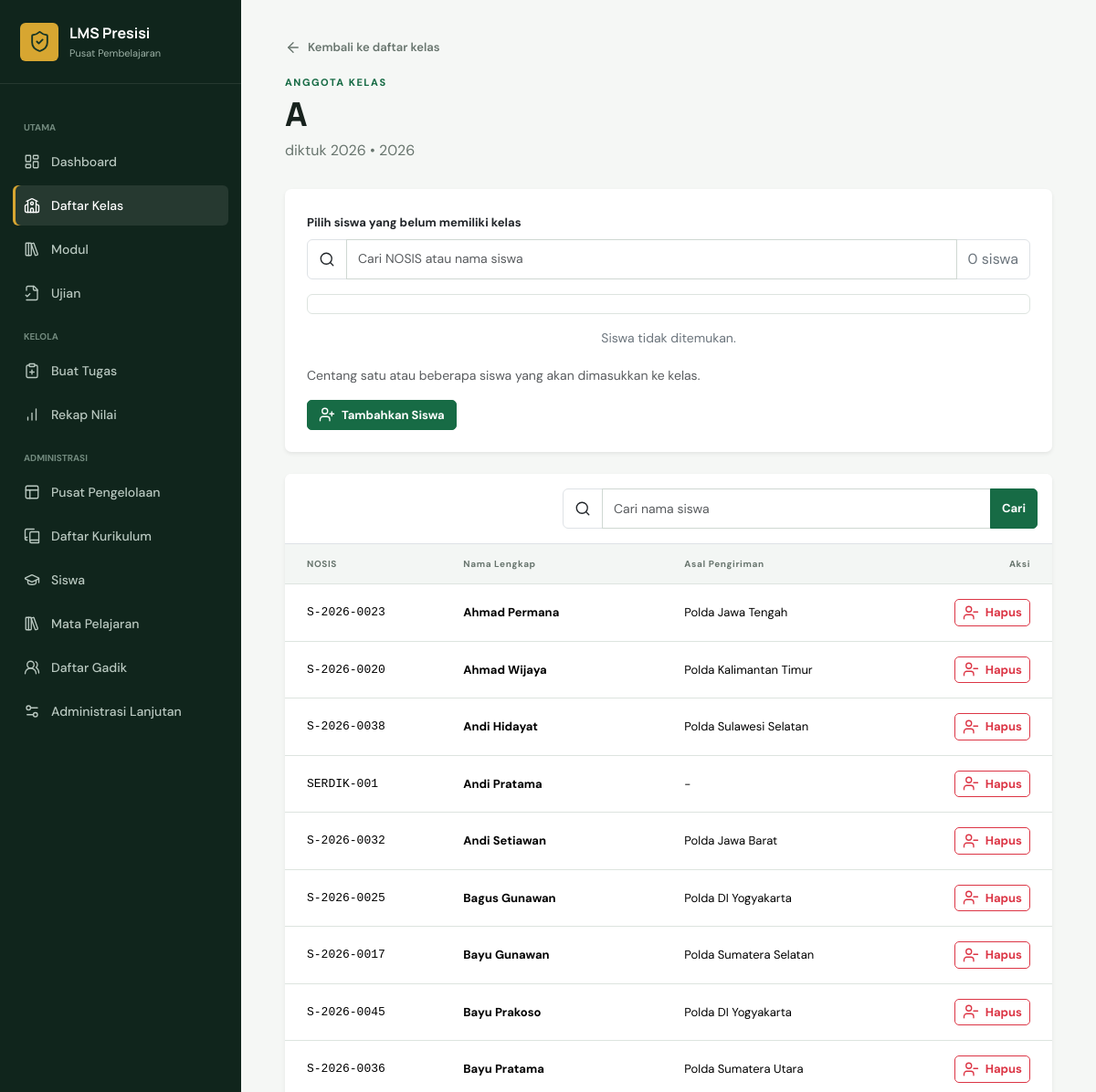
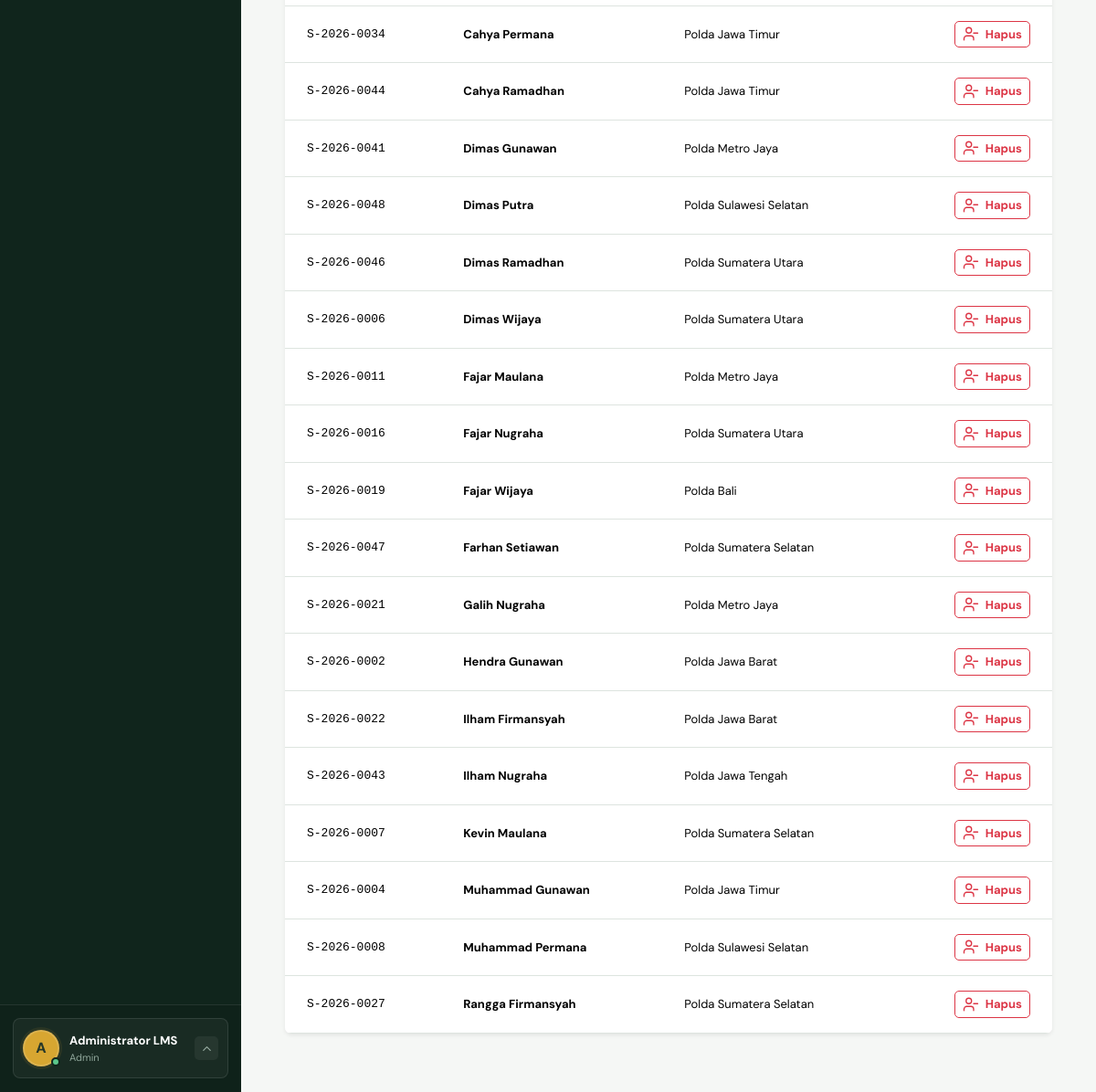
The app's page /pengelolaan/kelas/1/siswa/ (signed in) with its own data (2 pictures, top to bottom).
### lms/models.py (models this page shows, shortened)
class CustomUser(AbstractUser):
    class Role(models.TextChoices):
        ADMIN = "ADMIN", "Admin"
        GADIK = "GADIK", "Gadik"
        SERDIK = "SERDIK", "Serdik"
    nama_lengkap = models.CharField(max_length=255, blank=True)
    nip_nrp = models.CharField(max_length=30, unique=True, null=True, blank=True)
    tempat_lahir = models.CharField(max_length=100, blank=True)
    tanggal_lahir = models.DateField(null=True, blank=True)
    asal_pengiriman = models.CharField(max_length=150, blank=True)
    alamat = models.TextField(blank=True)
    role = models.CharField(max_length=10, choices=Role.choices, default=Role.SERDIK)
    @property
    def display_name(self):
        return self.nama_lengkap or self.get_full_name() or self.username

class Kelas(models.Model):
    nama_kelas = models.CharField(max_length=50)
    kurikulum = models.ForeignKey(Kurikulum, on_delete=models.PROTECT, related_name="kelas")
    gadik_pembina = models.ForeignKey(
        CustomUser,
        on_delete=models.SET_NULL,
        null=True,
        blank=True,
        limit_choices_to={"role": CustomUser.Role.GADIK},
        related_name="kelas_binaan",
    )
    class Meta:
        ordering = ["nama_kelas"]
        verbose_name_plural = "Kelas"

class Kurikulum(models.Model):
    nama_kurikulum = models.CharField(max_length=150)
    tahun_ajaran = models.CharField(max_length=10)
    is_active = models.BooleanField(default=True)
    class Meta:
        ordering = ["-is_active", "-tahun_ajaran", "nama_kurikulum"]
        verbose_name_plural = "Kurikulum"

class AnggotaKelas(models.Model):
    kelas = models.ForeignKey(Kelas, on_delete=models.CASCADE, related_name="anggota")
    serdik = models.ForeignKey(
        CustomUser,
        on_delete=models.CASCADE,
        limit_choices_to={"role": CustomUser.Role.SERDIK},
        related_name="keanggotaan_kelas",
    )
    class Meta:
        constraints = [models.UniqueConstraint(fields=["serdik"], name="unik_kelas_per_serdik")]
        verbose_name_plural = "Anggota kelas"

### lms/views.py (the view)
# urls.py: path("pengelolaan/kelas/<int:pk>/siswa/", views.kelola_anggota_kelas, name="kelola_anggota_kelas"),
@role_required(CustomUser.Role.ADMIN)
@transaction.atomic
def kelola_anggota_kelas(request, pk):
    kelas = get_object_or_404(Kelas.objects.select_related("kurikulum"), pk=pk)
    form = TambahAnggotaKelasForm(request.POST or None)
    if request.method == "POST" and form.is_valid():
        AnggotaKelas.objects.bulk_create(
            [AnggotaKelas(kelas=kelas, serdik=siswa) for siswa in form.cleaned_data["siswa"]]
        )
        messages.success(request, f"{len(form.cleaned_data['siswa'])} siswa berhasil dimasukkan ke kelas.")
        return redirect("kelola_anggota_kelas", pk=kelas.pk)
    pencarian = request.GET.get("q", "").strip()
    anggota = kelas.anggota.select_related("serdik").order_by("serdik__nama_lengkap", "serdik__nip_nrp")
    if pencarian:
        anggota = anggota.filter(serdik__nama_lengkap__icontains=pencarian)
    return render(
        request,
        "lms/kelola_anggota_kelas.html",
        {"kelas": kelas, "form": form, "anggota": anggota, "pencarian": pencarian},
    )

### lms/forms.py
class TambahAnggotaKelasForm(forms.Form):
    siswa = SiswaMultipleChoiceField(
        queryset=CustomUser.objects.none(),
        widget=forms.CheckboxSelectMultiple(),
        help_text="Centang satu atau beberapa siswa yang akan dimasukkan ke kelas.",
    )
    def __init__(self, *args, **kwargs):
        super().__init__(*args, **kwargs)
        self.fields["siswa"].queryset = CustomUser.objects.filter(
            role=CustomUser.Role.SERDIK,
            is_active=True,
            keanggotaan_kelas__isnull=True,
        ).order_by("nama_lengkap", "nip_nrp")

### lms/views.py (called while the page is built)
def role_required(*roles):
    def decorator(view_func):
        @login_required
        @wraps(view_func)
        def wrapped(request, *args, **kwargs):
            if request.user.role not in roles and not request.user.is_superuser:
                raise PermissionDenied
            return view_func(request, *args, **kwargs)
        return wrapped
    return decorator

### templates/lms/kelola_anggota_kelas.html (shortened to what this page needs)
{% extends 'base.html' %}
{% block content %}
<a class="back-link" href="{% url 'daftar_kelas' %}"><i data-lucide="arrow-left"></i>Kembali ke daftar kelas</a>
<header class="page-heading"><p class="eyebrow">ANGGOTA KELAS</p><h1>{{ kelas.nama_kelas }}</h1><p>{{ kelas.kurikulum.nama_kurikulum }} &bull; {{ kelas.kurikulum.tahun_ajaran }}</p></header>
<div class="card border-0 shadow-sm mb-4">
    <form method="post" class="card-body p-4">
        <label class="form-label fw-bold" for="{{ form.siswa.id_for_label }}">Pilih siswa yang belum memiliki kelas</label>
        <div class="input-group mb-3">
            <span class="input-group-text bg-white"><i data-lucide="search"></i></span>
            <input class="form-control" id="student-picker-search" type="search" placeholder="Cari NOSIS atau nama siswa" aria-label="Cari siswa yang akan ditambahkan" autocomplete="off">
            <span class="input-group-text bg-white text-secondary" id="student-picker-count" aria-live="polite"></span>
        </div>
        <div class="checkbox-grid student-checkbox-grid">{{ form.siswa }}</div>
        <div class="small text-secondary py-3 text-center d-none" id="student-picker-empty">Siswa tidak ditemukan.</div>
        {% if form.siswa.help_text %}<div class="form-text">{{ form.siswa.help_text }}</div>{% endif %}
        <button class="btn btn-primary mt-3" type="submit"><i data-lucide="user-plus"></i>Tambahkan Siswa</button>
    </form>
</div>
<div class="card border-0 shadow-sm overflow-hidden">
    <div class="card-header bg-white border-bottom p-3">
        <form method="get" class="input-group ms-auto" style="max-width: 520px;">
            <span class="input-group-text bg-white"><i data-lucide="search"></i></span>
            <input class="form-control" type="search" name="q" value="{{ pencarian }}" placeholder="Cari nama siswa" aria-label="Cari nama siswa">
            <button class="btn btn-primary" type="submit">Cari</button>
        </form>
    </div>
    <div class="table-responsive">
        <table class="table table-hover align-middle mb-0">
            <thead class="table-light"><tr><th class="ps-4">NOSIS</th><th>Nama Lengkap</th><th>Asal Pengiriman</th><th class="text-end pe-4">Aksi</th></tr></thead>
            <tbody>{% for item in anggota %}<tr>
                <td class="ps-4 font-monospace">{{ item.serdik.nip_nrp|default:"-" }}</td>
                <td><strong>{{ item.serdik.display_name }}</strong></td>
                <td>{{ item.serdik.asal_pengiriman|default:"-" }}</td>
                <td class="text-end pe-4"><form method="post" action="{% url 'hapus_anggota_kelas' kelas.pk item.pk %}" onsubmit="return confirm('Keluarkan siswa ini dari kelas?')">{% csrf_token %}<button class="btn btn-outline-danger btn-sm" type="submit"><i data-lucide="user-minus"></i>Hapus</button></form></td>
            </tr>{% empty %}<tr><td colspan="4"><div class="empty-state compact"><i data-lucide="users"></i><p>{% if pencarian %}Siswa tidak ditemukan.{% else %}Belum ada siswa di kelas ini.{% endif %}</p></div></td></tr>{% endfor %}</tbody>
        </table>
    </div>
</div>
{% endblock %}

### templates/base.html (shortened to what this page needs)
{% load static %}
<!doctype html>
<html lang="id">
<head>
    <link href="https://cdn.jsdelivr.net/npm/bootstrap@5.3.8/dist/css/bootstrap.min.css" rel="stylesheet">
    <link rel="stylesheet" href="{% static 'css/app.css' %}">
</head>
<body>
    <div class="app-shell">
        <aside class="sidebar offcanvas-lg offcanvas-start" tabindex="-1" id="sidebar">
            <div class="sidebar-head">
                <a class="brand" href="{% url 'dashboard' %}">
                    <span class="brand-mark"><i data-lucide="shield-check"></i></span>
                    <span><strong>LMS Presisi</strong><small>Pusat Pembelajaran</small></span>
                </a>
            </div>
            <nav class="sidebar-nav">
                <span class="nav-caption">UTAMA</span>
                <a href="{% url 'dashboard' %}" class="nav-item {% if request.resolver_match.url_name == 'dashboard' %}active{% endif %}">
                    <i data-lucide="layout-dashboard"></i><span>Dashboard</span>
                </a>
                <a href="{% url 'daftar_kelas' %}" class="nav-item {% if 'kelas' in request.path %}active{% endif %}">
                    <i data-lucide="school"></i><span>{% if user.role == 'ADMIN' or user.is_superuser %}Daftar Kelas{% else %}Kelas Saya{% endif %}</span>
                </a>
                <a href="{% url 'daftar_modul' %}" class="nav-item {% if request.resolver_match.url_name == 'daftar_modul' %}active{% endif %}">
                    <i data-lucide="library-big"></i><span>Modul</span>
                </a>
                <a href="{% url 'daftar_ujian' %}" class="nav-item {% if 'ujian' in request.resolver_match.url_name %}active{% endif %}">
                    <i data-lucide="file-check-2"></i><span>Ujian</span>
                </a>
                {% if user.role == 'GADIK' or user.role == 'ADMIN' or user.is_superuser %}
                <span class="nav-caption">KELOLA</span>
                <a href="{% url 'buat_tugas' %}" class="nav-item"><i data-lucide="clipboard-plus"></i><span>Buat Tugas</span></a>
                {% if user.role == 'ADMIN' or user.is_superuser %}<a href="{% url 'daftar_nilai' %}" class="nav-item {% if request.resolver_match.url_name == 'daftar_nilai' %}active{% endif %}"><i data-lucide="chart-no-axes-column-increasing"></i><span>Rekap Nilai</span></a>{% endif %}
                {% endif %}
                {% if user.role == 'ADMIN' or user.is_superuser %}
                <span class="nav-caption">ADMINISTRASI</span>
                <a href="{% url 'pengelolaan_admin' %}" class="nav-item {% if request.resolver_match.url_name == 'pengelolaan_admin' %}active{% endif %}"><i data-lucide="panels-top-left"></i><span>Pusat Pengelolaan</span></a>
                <a href="{% url 'daftar_kurikulum' %}" class="nav-item {% if 'kurikulum' in request.resolver_match.url_name %}active{% endif %}"><i data-lucide="book-copy"></i><span>Daftar Kurikulum</span></a>
                <a href="{% url 'daftar_siswa' %}" class="nav-item {% if 'siswa' in request.resolver_match.url_name %}active{% endif %}"><i data-lucide="graduation-cap"></i><span>Siswa</span></a>
                <a href="{% url 'daftar_mata_pelajaran' %}" class="nav-item"><i data-lucide="library-big"></i><span>Mata Pelajaran</span></a>
                <a href="{% url 'daftar_gadik' %}" class="nav-item"><i data-lucide="users-round"></i><span>Daftar Gadik</span></a>
                <a href="{% url 'admin:index' %}" class="nav-item"><i data-lucide="settings-2"></i><span>Administrasi Lanjutan</span></a>
                {% endif %}
            </nav>
            <div class="sidebar-user dropup">
                <button class="sidebar-user-trigger" type="button" data-bs-toggle="dropdown" data-bs-display="static" aria-expanded="false" aria-label="Buka menu profil">
                    <span class="account-avatar">
                        <span class="avatar">{{ user.display_name|slice:":1"|upper }}</span>
                        <span class="account-status" aria-hidden="true"></span>
                    </span>
                    <span class="user-copy"><strong>{{ user.display_name }}</strong><small>{{ user.get_role_display }}</small></span>
                    <span class="sidebar-user-chevron"><i data-lucide="chevron-up"></i></span>
                </button>
            </div>
        </aside>
        <main class="main-content">
            <div class="content-wrap">
                {% block content %}{% endblock %}
            </div>
        </main>
    </div>
</body>
</html>

### records on screen
CustomUser: display_name "A", display_name "Administrator LMS", role "Admin"
Kelas: nama_kelas "A", kurikulum.nama_kurikulum "diktuk 2026", kurikulum.tahun_ajaran "2026"
AnggotaKelas: serdik.nip_nrp "S-2026-0023", serdik.display_name "Ahmad Permana", serdik.asal_pengiriman "Polda Jawa Tengah"
AnggotaKelas: serdik.nip_nrp "S-2026-0020", serdik.display_name "Ahmad Wijaya", serdik.asal_pengiriman "Polda Kalimantan Timur"
AnggotaKelas: serdik.nip_nrp "S-2026-0038", serdik.display_name "Andi Hidayat", serdik.asal_pengiriman "Polda Sulawesi Selatan"
AnggotaKelas: serdik.nip_nrp "SERDIK-001", serdik.display_name "Andi Pratama", serdik.asal_pengiriman "-"
AnggotaKelas: serdik.nip_nrp "S-2026-0032", serdik.display_name "Andi Setiawan", serdik.asal_pengiriman "Polda Jawa Barat"
AnggotaKelas: serdik.nip_nrp "S-2026-0025", serdik.display_name "Bagus Gunawan", serdik.asal_pengiriman "Polda DI Yogyakarta"
AnggotaKelas: serdik.nip_nrp "S-2026-0017", serdik.display_name "Bayu Gunawan", serdik.asal_pengiriman "Polda Sumatera Selatan"
AnggotaKelas: serdik.nip_nrp "S-2026-0045", serdik.display_name "Bayu Prakoso", serdik.asal_pengiriman "Polda DI Yogyakarta"
AnggotaKelas: serdik.nip_nrp "S-2026-0036", serdik.display_name "Bayu Pratama", serdik.asal_pengiriman "Polda Sumatera Utara"
AnggotaKelas: serdik.nip_nrp "S-2026-0034", serdik.display_name "Cahya Permana", serdik.asal_pengiriman "Polda Jawa Timur"
AnggotaKelas: serdik.nip_nrp "S-2026-0044", serdik.display_name "Cahya Ramadhan", serdik.asal_pengiriman "Polda Jawa Timur"
AnggotaKelas: serdik.nip_nrp "S-2026-0041", serdik.display_name "Dimas Gunawan", serdik.asal_pengiriman "Polda Metro Jaya"
AnggotaKelas: serdik.nip_nrp "S-2026-0048", serdik.display_name "Dimas Putra", serdik.asal_pengiriman "Polda Sulawesi Selatan"
AnggotaKelas: serdik.nip_nrp "S-2026-0046", serdik.display_name "Dimas Ramadhan", serdik.asal_pengiriman "Polda Sumatera Utara"
AnggotaKelas: serdik.nip_nrp "S-2026-0006", serdik.display_name "Dimas Wijaya", serdik.asal_pengiriman "Polda Sumatera Utara"
AnggotaKelas: serdik.nip_nrp "S-2026-0011", serdik.display_name "Fajar Maulana", serdik.asal_pengiriman "Polda Metro Jaya"
AnggotaKelas: serdik.nip_nrp "S-2026-0016", serdik.display_name "Fajar Nugraha", serdik.asal_pengiriman "Polda Sumatera Utara"
AnggotaKelas: serdik.nip_nrp "S-2026-0019", serdik.display_name "Fajar Wijaya", serdik.asal_pengiriman "Polda Bali"
AnggotaKelas: serdik.nip_nrp "S-2026-0047", serdik.display_name "Farhan Setiawan", serdik.asal_pengiriman "Polda Sumatera Selatan"
AnggotaKelas: serdik.nip_nrp "S-2026-0021", serdik.display_name "Galih Nugraha", serdik.asal_pengiriman "Polda Metro Jaya"
AnggotaKelas: serdik.nip_nrp "S-2026-0002", serdik.display_name "Hendra Gunawan", serdik.asal_pengiriman "Polda Jawa Barat"
AnggotaKelas: serdik.nip_nrp "S-2026-0022", serdik.display_name "Ilham Firmansyah", serdik.asal_pengiriman "Polda Jawa Barat"
AnggotaKelas: serdik.nip_nrp "S-2026-0043", serdik.display_name "Ilham Nugraha", serdik.asal_pengiriman "Polda Jawa Tengah"
AnggotaKelas: serdik.nip_nrp "S-2026-0007", serdik.display_name "Kevin Maulana", serdik.asal_pengiriman "Polda Sumatera Selatan"
AnggotaKelas: serdik.nip_nrp "S-2026-0004", serdik.display_name "Muhammad Gunawan", serdik.asal_pengiriman "Polda Jawa Timur"
AnggotaKelas: serdik.nip_nrp "S-2026-0008", serdik.display_name "Muhammad Permana", serdik.asal_pengiriman "Polda Sulawesi Selatan"
AnggotaKelas: serdik.nip_nrp "S-2026-0027", serdik.display_name "Rangga Firmansyah", serdik.asal_pengiriman "Polda Sumatera Selatan"
